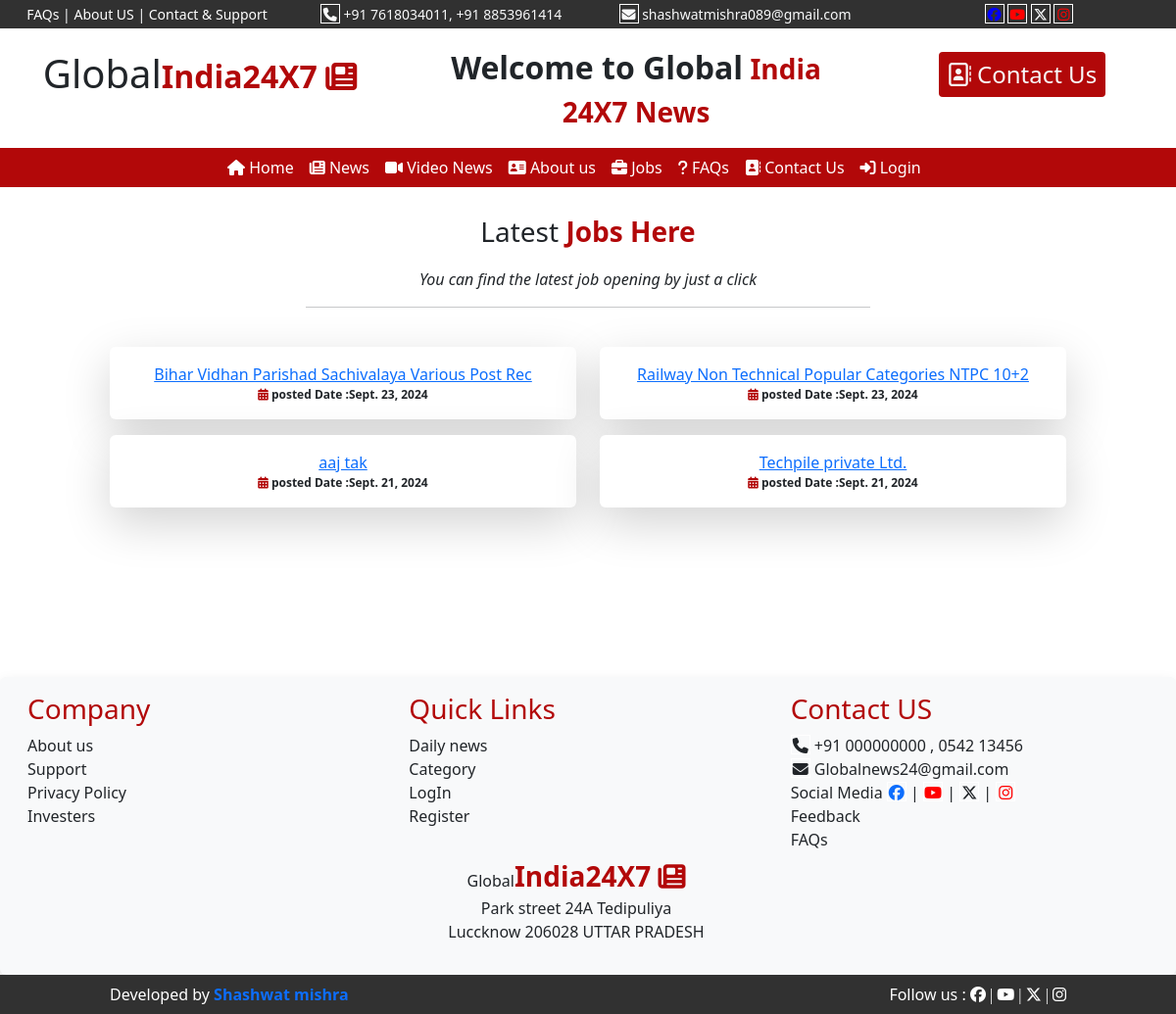
Screenshot of /jobs/ with the database file from the repository.
### user/models.py (models this page shows)
class tbl_jobs(models.Model):
   title=models.CharField(max_length=50,null=True)
   title_link=models.CharField(max_length=150,null=True)
   posted_data=models.DateField(null=True)

### user/views.py (the view)
# urls.py: path('jobs/',views.jobs),
def jobs(request):
    jdata=tbl_jobs.objects.all().order_by('-id')
    mydict={"jobsdata":jdata}
    return render(request,'jobs.html',mydict)

### templates/jobs.html
{% extends 'base.html'%}
{% load static %}
{% block childpage %}
<div class="row heading text-center py-4" xmlns="http://www.w3.org/1999/html">
<div class="col-sm-6 mx-auto">
    <p class="fs-3">Latest <b class="txt-color1">Jobs Here</b></p>
    <i> You can find the latest job opening by just a click</i>
    <hr/>
</div>
</div>
<div class="row">
    <div class="col-sm-10 mx-auto">
<div class="row">
    {% for x in jobsdata %}
    <div class="col-sm-6 text-center ">
        <div class="card p-3 border-0 rouded-0 shadow-lg mb-3">
            <a href="{{x.title_link}}" traget="_blank">{{x.title}}<br/></a>
            <b style="font-size:12px;">
                 <i class="fa-solid fa-calendar-days txt-color1"></i>
                posted Date :{{x.posted_data}}</b>
        </div>
    </div>
    {% endfor %}
</div>
        </div>
    </div>
{% endblock %}

### templates/base.html (shortened to what this page needs)
<!DOCTYPE html>
{% load static %}
<html lang="en" xmlns="http://www.w3.org/1999/html">
<head>
  <link href="{% static 'css/bootstrap.css'%}" rel="stylesheet"/>
  <link href="{% static 'css/all.css'%}" rel="stylesheet"/>
</head>
<body>
<div class="container-fluid">
    <div class="row t1 bg-mycolor2 text-light text-center py-1 ">
        <div class="col-sm-3">
            <a href="/faqs">FAQs</a> |
            <a href="/about">About US</a> |
            <a href="/contact/">Contact & Support</a>
        </div>
        <div class="col-sm-3">
            <i class="fa-solid fa-phone ic"></i>
            +91 7618034011, +91 8853961414
        </div>
        <div class="col-sm-3">
            <i class="fa-solid fa-envelope ic"></i>
            shashwatmishra089@gmail.com
        </div>
        <div class="col-sm-3">
             <a href="https://facebook.com/techpilelko" targeet="blank" style=" color:blue; text-descriptins"><i class="fa-brands fa-facebook ic"></i></a>
<a href="https://youtube.com/techpilelko"target="blank" style="color:red; text-descriptins "  ><i class="fa-brands fa-youtube ic"></i></a>
<i class="fa-brands fa-x-twitter ic"></i>
<a href="https://instagram.com/tptlko" target="_blank" style="color:red;"><i class="fa-brands fa-instagram ic"></i></a>
        </div>
    </div>
    <div class="row t2 py-3 mx-auto ">
        <div class="col-sm-4 fs-1 text-center ps-1">
            Global<b class="txt-color1 fs-2">India24X7 <i class="fa-solid fa-newspaper"></i></b>
        </div>
        <div class="col-sm-5  text-center  fs-3">
            <p class="m-0 p-0"> <b class="fs-2">Welcome to Global</b> <b class="txt-color1 "> India <br> 24X7 News</b></p>
        </div>
        <div class="col-sm-3 text-center ps-3 pt-2">
            <a href="/contact/" class="btn btn-sm bg-mycolor1 text-light bt fs-4 " ><i class="fa-regular fa-address-book"></i>&nbsp;Contact Us</a>
        </div>
    </div>
    <div class="row menu bg-mycolor1 sticky-top" style="min-height:40px;">
        <div class="col-sm-2"></div>
        <div class="col-sm-8">
            <nav class="navbar navbar-expand-lg bg-body-tertiary bg p-0" id="menu">
  <div class="container-fluid">
    <div class="collapse navbar-collapse" id="navbarSupportedContent">
      <ul class="navbar-nav me-auto mb-2 mb-lg-0">
        <li class="nav-item">
          <a class="nav-link active" aria-current="page" href="/home/"><i class="fa-solid fa-house"></i> Home</a>
        </li>
        <li class="nav-item">
          <a class="nav-link" href="/news/"><i class="fa-solid fa-newspaper"></i> News</a>
        </li>
           <li class="nav-item">
          <a class="nav-link" href="/videonews/"><i class="fa-solid fa-video"></i> Video News</a>
        </li>
           <li class="nav-item">
          <a class="nav-link" href="/about/"><i class="fa-solid fa-address-card"></i> About us</a>
        </li>
           <li class="nav-item">
          <a class="nav-link" href="/jobs/"><i class="fa-solid fa-briefcase"></i> Jobs</a>
        </li>
           <li class="nav-item">
          <a class="nav-link" href="/faqs/"><i class="fa-solid fa-question"></i> FAQs</a>
        </li>
           <li class="nav-item">
          <a class="nav-link" href="/contact/"><i class="fa-solid fa-address-book"></i> Contact Us</a>
        </li>
           <li class="nav-item">
          <a class="nav-link" href="/admin/"><i class="fa-solid fa-right-to-bracket"></i> Login</a>
        </li>
      </ul>
    </div>
  </div>
</nav>
        </div>
        <div class="col-sm-2"></div>
    </div>
    <div class="row">
        <div class="col-sm-12" style="min-height:500px;">
            {% block childpage %}
            {% endblock %}
        </div>
    </div>
<div class="row detail shadow p-3  bg-body-tertiary rounded" style="min-height:250px;">
    <div class="col-sm-4">
        <h3 class="txt-color1">Company</h3>
        About us<br>
        Support<br>
        Privacy Policy<br>
        Investers<br>
    </div>
    <div class="col-sm-4">
        <h3  class="txt-color1">Quick Links</h3>
        Daily news<br/>
        Category<br/>
        LogIn<br>
        Register<br>
    </div>
    <div class="col-sm-4">
        <h3  class="txt-color1">Contact US</h3>
        <i class="fa-solid fa-phone ic"></i>
            +91 000000000 , 0542 13456
<br/>
           <i class="fa-solid fa-envelope ic"></i>
            Globalnews24@gmail.com
<br/>
        Social Media <a href="https://facebook.com/techpilelko" targeet="blank" style=" text-descriptins"><i class="fa-brands fa-facebook ic"></i></a> |
<a href="https://youtube.com/techpilelko"target="blank" style="color:red; text-descriptins "  ><i class="fa-brands fa-youtube ic"></i></a>     |
 <i class="fa-brands fa-x-twitter ic"></i>  |
<a href="https://instagram.com/tptlko" target="_blank" style="color:red;"><i class="fa-brands fa-instagram ic"></i></a>
<br/>
        Feedback<br/>
        FAQs
    </div><br/>
    <div class="row ufooter">
    <div class="col-sm-12 text-center pt-1" style="min-height:50px;"> Global<b class="txt-color1 fs-3">India24X7 <i class="fa-solid fa-newspaper"></i></b>
    <p class="pb-0 pt-0">Park street 24A Tedipuliya <br/>Luccknow 206028 UTTAR PRADESH</p>
    </div>
</div>
</div>
<div class="row bfooter" style="min-height:40px; color:white; line-height:40px;">
        <div class="col-sm-1 bg-mycolor2"></div>
    <div class="col-sm-5 bg-mycolor2 " > Developed by <b class="txt-color1"><a href="/portfolio/" style="text-decoration:none;">Shashwat mishra</a></b>
    </div>
    <div class="col-sm-5 bg-mycolor2 text-end " >Follow us : <i class="fa-brands fa-facebook">   |</i>
<i class="fa-brands fa-youtube">    |</i>
<i class="fa-brands fa-x-twitter">  |</i>
<i class="fa-brands fa-instagram"></i>
</div>
    <div class="col-sm-1 bg-mycolor2"></div>
</div>
</div>
</body>
</html>

### templates/base.html (style rules this page uses)
body { overflow-x:hidden; }
:root { --bgcolor1:#b20809; --bgcolor2:#313131; --bgcolor3:#ffb634; }
.bg-mycolor1 { background:var(--bgcolor1); }
.bg-mycolor2 { background:var(--bgcolor2); }
.txt-color1 { color:var(--bgcolor1); }
.t1 a { text-decoration:none; color:white; }
.t1 { font-size:14px; }
.ic { border:1px solid white; height:20px; width:20px; text-align:center; line-height:20px; border-radius:1px transition:all .5s; }
#menu { background:transparent !important; }
#menu ul li a { color:white; }

### rows the page displays
tbl_jobs: title "Bihar Vidhan Parishad Sachivalaya Various Post Rec", posted_data "Sept. 23, 2024"
tbl_jobs: title "Railway Non Technical Popular Categories NTPC 10+2", posted_data "Sept. 23, 2024"
tbl_jobs: title "aaj tak", posted_data "Sept. 21, 2024"
tbl_jobs: title "Techpile private Ltd.", posted_data "Sept. 21, 2024"
